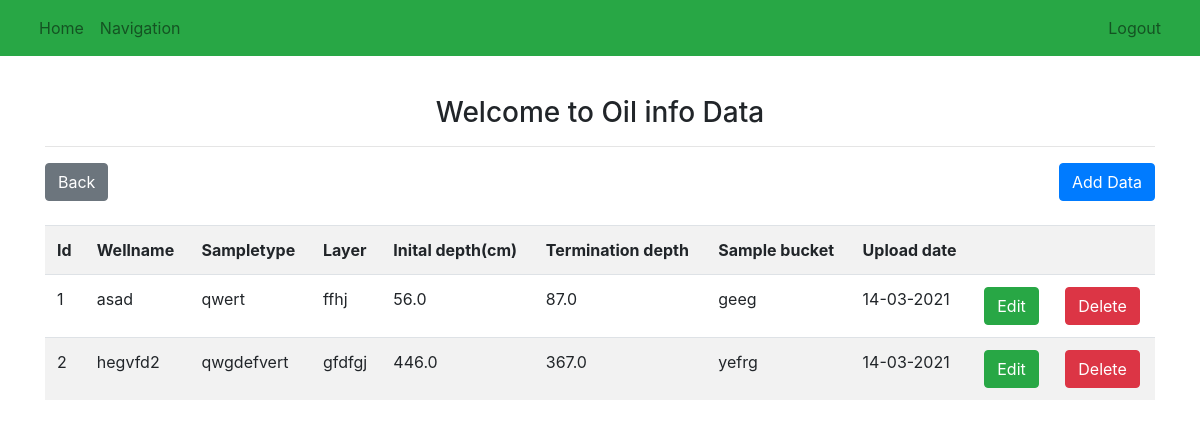
/oilinfo (signed in), run on the app's committed database.
### app.py (models this page shows, shortened)
class Oilinfo(db.Model):
    id = db.Column(db.Integer,primary_key =True)
    sampletype = db.Column(db.String(150), nullable=False)
    wellname = db.Column(db.String(100), nullable=False)
    layer = db.Column(db.String(150), nullable=False)
    initialdepth = db.Column(db.Float, nullable=False)
    terminationdepth = db.Column(db.Float, nullable=False)
    samplebucket= db.Column(db.String(100), nullable=False)
    uploaddate = db.Column(db.DateTime,default =datetime.now())

### app.py (the view)
@app.route('/oilinfo')
@login_required
def oilinfo():
    infos = Oilinfo.query.all()
    return render_template('oilinfo.html',infos=infos)

### app.py (called while the page is built)
@login_manager.user_loader
def load_user(user_id):
    return User.query.get(user_id)

### templates/oilinfo.html (shortened to what this page needs)
{% extends 'layout.html' %}
{% block body %}
<div class="container mt-3">
    <h3 class="text-center">
        Welcome to Oil info Data
    </h3>
    <hr>
    <a href="{{url_for('navigation')}}" class='btn btn-secondary '>Back</a>
    <a href="{{url_for('new_oilinfo')}}" class='btn btn-primary float-right'>Add Data</a>
    <br><br>
    <table class='table table-striped'>
        <tr>
            <th>Id</th>
            <th>Wellname</th>
            <th>Sampletype</th>
            <th>Layer</th>
            <th>Inital depth(cm)</th>
            <th>Termination depth</th>
            <th>Sample bucket</th>
            <th>Upload date</th>
            <th></th>
            <th></th>
        </tr>
        {% for info in infos %}
           <tr>
               <td>{{info.id}}</td>
               <td>{{info.wellname}}</td>
               <td>{{info.sampletype}}</td>
               <td>{{info.layer}}</td>
               <td>{{info.initialdepth}}</td>
               <td>{{info.terminationdepth}}</td>
               <td>{{info.samplebucket}}</td>
               <td>{{info.uploaddate.strftime('%d-%m-%Y')}}</td>
               {% if current_user.role == 'admin' %}
               <td><a href="/oilinfo/{{info.id}}/update" class='btn btn-success'>Edit</a></td>
               <td><a href="/oilinfo/delete/{{info.id}}" class='btn btn-danger' onclick= "return confirm('Do you really want to delete ?');">Delete</a></td>
               {% endif %}
            </tr>
        {% endfor %}
    </table>
</div>
{% endblock %}

### templates/layout.html (shortened to what this page needs)
<!DOCTYPE html>
<html lang="en">
<head>
    <link rel="stylesheet" href="https://cdnjs.cloudflare.com/ajax/libs/font-awesome/5.15.2/css/all.min.css">
    <link rel="stylesheet" href="https://stackpath.bootstrapcdn.com/bootstrap/4.5.2/css/bootstrap.min.css">
</head>
<body>
    {% include 'navbar.html' %}
    {% block body %}
    {% endblock %}
</body>
</html>

### templates/navbar.html (shortened to what this page needs)
<nav class="navbar navbar-expand-sm navbar-light bg-success ">
    <div class="container-fluid">
      <div class="collapse navbar-collapse" id="navbarNav">
        <ul class="navbar-nav">
          <li class="nav-item">
            <a class="nav-link " aria-current="page" href="{{ url_for('dashboard')}}">Home</a>
          </li>
          <li class="nav-item">
            <a class="nav-link" href="{{ url_for('navigation')}}">Navigation</a>
          </li>
        </ul>
            <ul class='nav navbar-nav ml-auto'>
              {% if current_user.is_authenticated %}
                <li class="nav-item">
                    <a class="nav-link" href=" {{ url_for('logout')}}">Logout</a>
                  </li>
                {% else %}
                  <li class="nav-item">
                    <a class="nav-link" href=" {{ url_for('signin')}}">Log in</a>
                  </li>
                  {% endif  %}
            </ul>
      </div>
    </div>
  </nav>

### data on the page
Oilinfo: id "1", wellname "asad", sampletype "qwert", layer "ffhj", initialdepth "56.0", terminationdepth "87.0", samplebucket "geeg", uploaddate "14-03-2021"
Oilinfo: id "2", wellname "hegvfd2", sampletype "qwgdefvert", layer "gfdfgj", initialdepth "446.0", terminationdepth "367.0", samplebucket "yefrg", uploaddate "14-03-2021"
